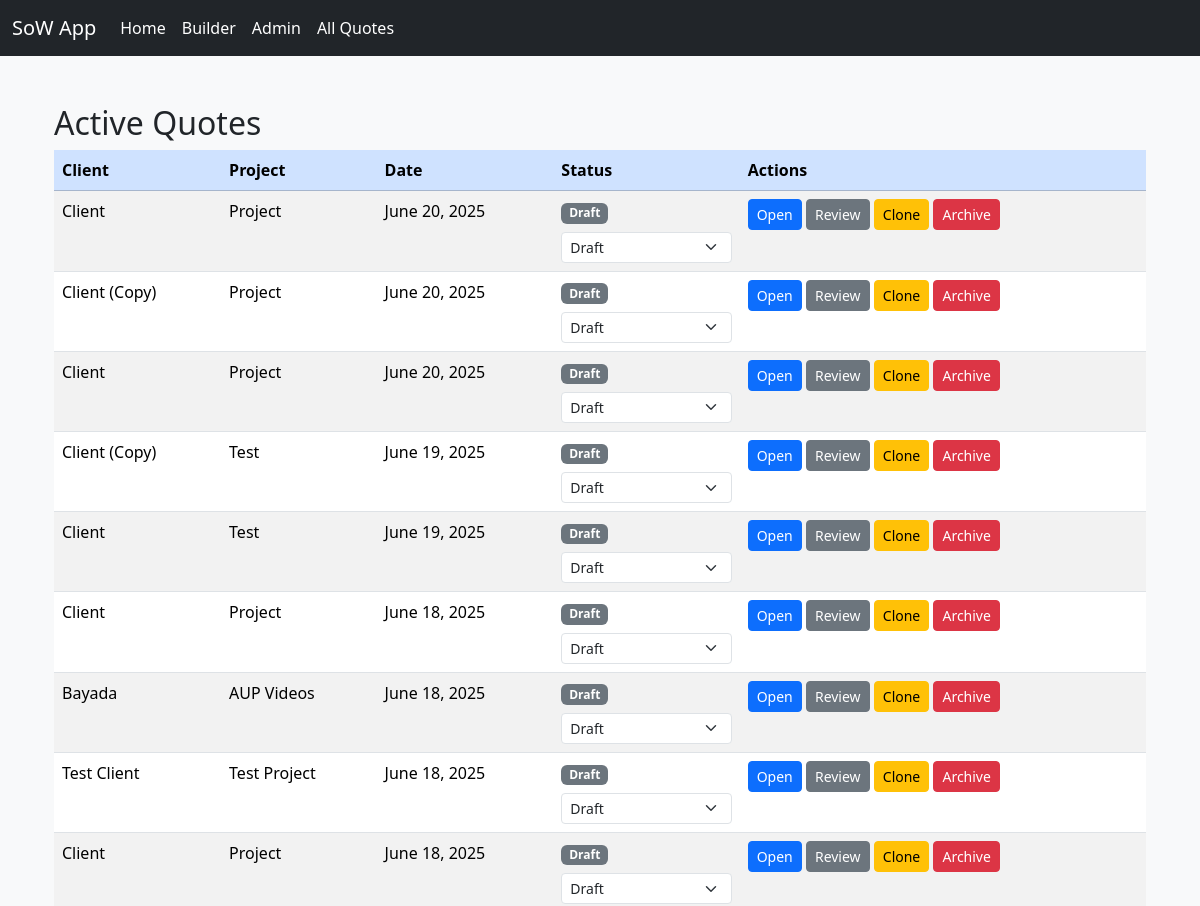
The page /quotes/ (upper part) on the database as committed earlier.
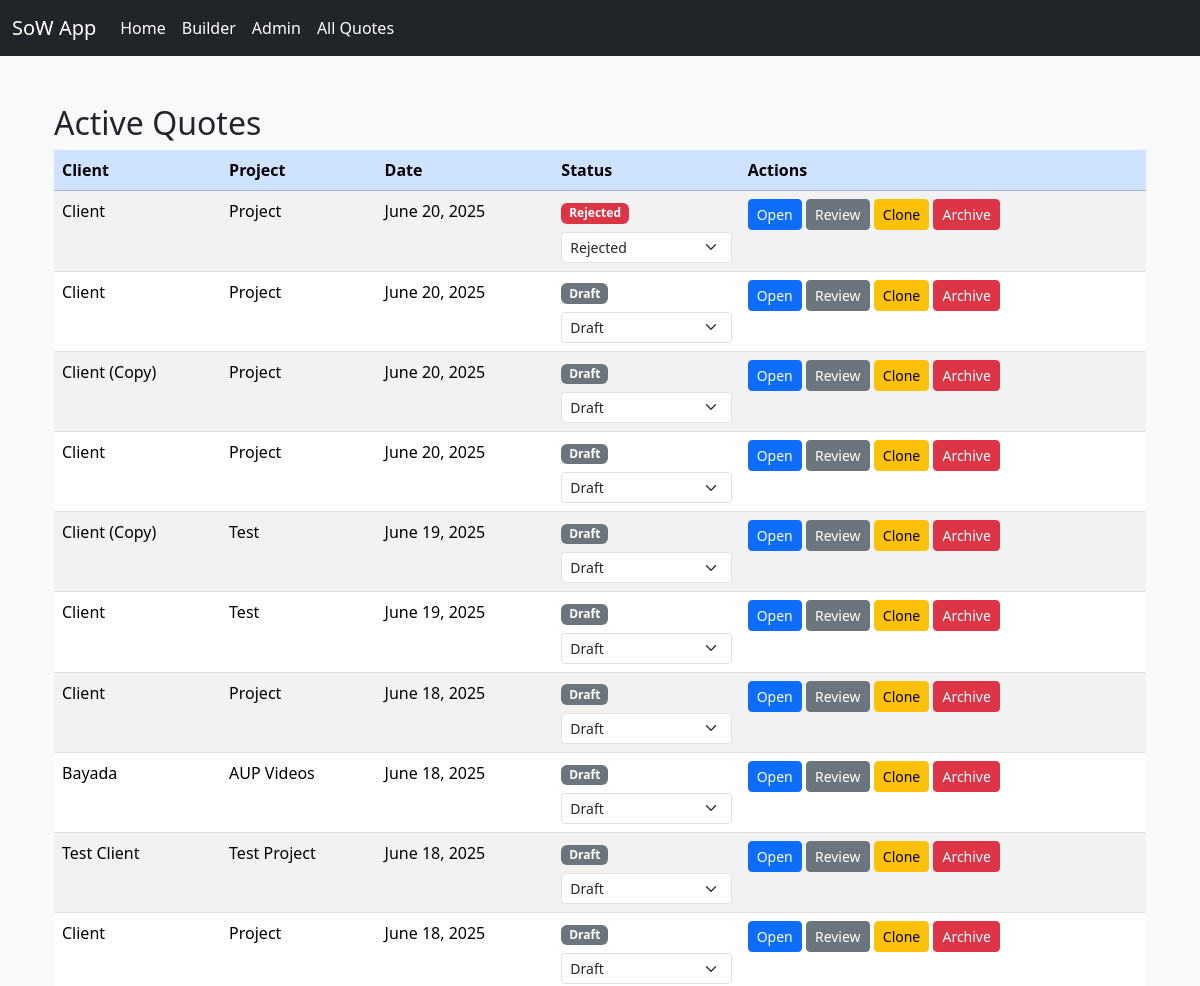
The same page on the database as committed later.
### quotes/models/quote.py (models this page shows, shortened)
class Quote(models.Model):
    STATUS_CHOICES = [
        ('Draft', 'Draft'),
        ('Sent', 'Sent'),
        ('Accepted', 'Accepted'),
        ('Rejected', 'Rejected'),
    ]
    client_name = models.CharField(max_length=255)
    project_name = models.CharField(max_length=255)
    date = models.DateField()
    status = models.CharField(max_length=20, choices=STATUS_CHOICES, default='Draft')  # ✅ new!
    is_archived = models.BooleanField(default=False)  # ✅ new!
    created_by = models.ForeignKey(User, on_delete=models.SET_NULL, null=True, blank=True)
    created_at = models.DateTimeField(auto_now_add=True)

### quotes/views/quote_views.py (the view)
# urls.py: path('quotes/', views.quote_list, name='quote_list'),
def quote_list(request):
    quotes = Quote.objects.filter(is_archived=False).order_by('-created_at')
    archived = Quote.objects.filter(is_archived=True).order_by('-created_at')
    return render(request, 'quotes/quote_list.html', {
        'quotes': quotes,
        'archived': archived,
        'STATUS_CHOICES': Quote.STATUS_CHOICES,  # optional
    })

### quotes/templates/quotes/quote_list.html (shortened to what this page needs)
{% extends 'quotes/base.html' %}
{% block content %}
<div class="container my-4">
  <h2>Active Quotes</h2>
  <table class="table table-striped">
    <thead class="table-primary">
      <tr>
        <th>Client</th>
        <th>Project</th>
        <th>Date</th>
        <th>Status</th>
        <th>Actions</th>
      </tr>
    </thead>
    <tbody>
      {% for quote in quotes %}
      <tr>
        <td>{{ quote.client_name }}</td>
        <td>{{ quote.project_name }}</td>
        <td>{{ quote.date }}</td>
        <td>
          {% with status=quote.status %}
            {% if status == "Draft" %}
              <span class="badge bg-secondary">{{ status }}</span>
            {% elif status == "Sent" %}
              <span class="badge bg-primary">{{ status }}</span>
            {% elif status == "Accepted" %}
              <span class="badge bg-success">{{ status }}</span>
            {% elif status == "Rejected" %}
              <span class="badge bg-danger">{{ status }}</span>
            {% endif %}
          {% endwith %}
          <form method="post" action="{% url 'update_status' quote.id %}" class="mt-1">
            <select name="status" class="form-select form-select-sm" onchange="this.form.submit()">
              {% for value, label in quote.STATUS_CHOICES %}
                <option value="{{ value }}" {% if quote.status == value %}selected{% endif %}>
                  {{ label }}
                </option>
              {% endfor %}
            </select>
          </form>
        </td>
        <td>
          <a href="{% url 'resume_quote' quote.id %}" class="btn btn-sm btn-primary">Open</a>
          <a href="{% url 'review_specific_quote' quote.id %}" class="btn btn-sm btn-secondary">Review</a>
          <a href="{% url 'clone_quote' quote.id %}" class="btn btn-sm btn-warning">Clone</a>
          <a href="{% url 'toggle_archive' quote.id %}" class="btn btn-sm btn-danger">Archive</a>
        </td>
      </tr>
      {% empty %}
      <tr><td colspan="5" class="text-center">No active quotes.</td></tr>
      {% endfor %}
    </tbody>
  </table>
</div>
{% endblock %}

Rows that differ between the two databases and show on the page:
added Quote: client_name "Client", project_name "Project", date "June 20, 2025", status "Rejected"
